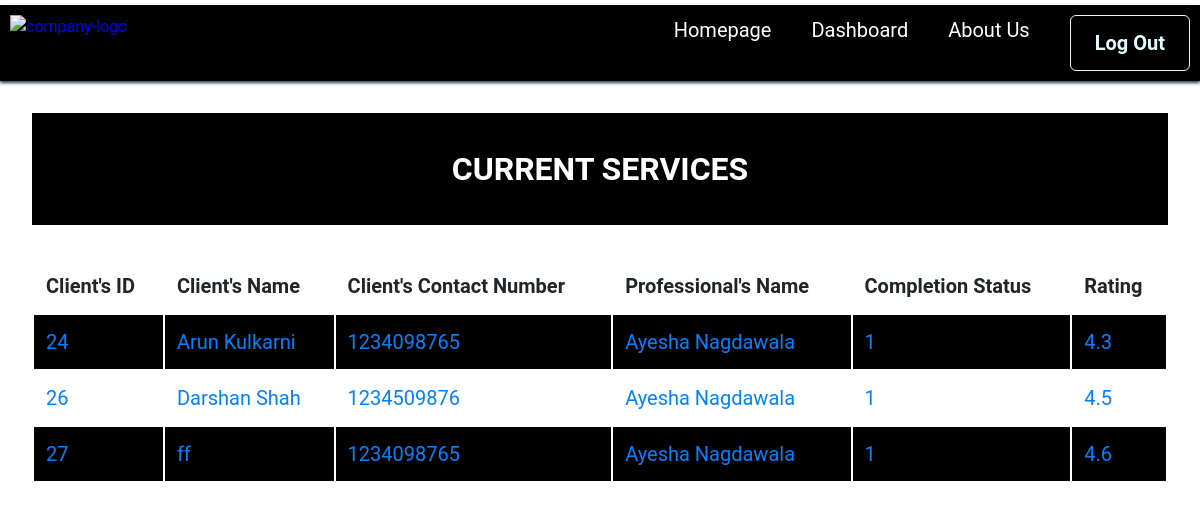
Page /myworkp (signed in) on the committed database.
### tables this page shows
CREATE TABLE req (req_id INTEGER PRIMARY KEY, prof_id, client_id, name_c, name_p, status INTEGER DEFAULT (0), complete INTEGER DEFAULT (0), rating REAL DEFAULT (3.5) NOT NULL, contact_p, contact_c);

### app.py (the view)
@app.route("/myworkp")
@login_required
def myworkp():
    id = session["user_id"]
    prof_name = db.execute("SELECT name FROM prof WHERE prof_id = ?",
                            id)[0]["name"]
    query = db.execute("SELECT * FROM req where name_p = ? AND status=1", prof_name)
    return render_template("myworkp.html", list=query)

### app.py (called while the page is built)
@app.after_request
def after_request(response):
    response.headers["Cache-Control"] = "no-cache, no-store, must-revalidate"
    response.headers["Expires"] = 0
    response.headers["Pragma"] = "no-cache"
    return response

### helpers.py (called while the page is built)
def login_required(f):
    @wraps(f)
    def decorated_function(*args, **kwargs):
        if session.get("user_id") is None:
            return redirect("/login")
        return f(*args, **kwargs)
    return decorated_function

### templates/myworkp.html (shortened to what this page needs)
<!DOCTYPE html>
<html lang="en">
    <head>
        <link href="static/table.css" rel="stylesheet">
    </head>
    <body>
        <nav>
            <div class="container flex main-nav">
                <a href="#" class="company-logo img"><img src="static\logo-no-background.png" alt="company-logo"></a>
                <div class="nav-links">
                    <ul class="flex">
                        <li><a href="/"class="hover-link">Homepage </a></li>
                        <li><a href="/workerdashboard" class="hover-link">Dashboard </a></li>
                        <li><a href="/aboutus"class="hover-link">About Us </a></li>
                        <li><a href="/logout"class="hover-link secondary-button">Log Out</a></li>
                      </ul>
                </div>
            </div>
          </nav>
            <div class="section">
<div class="header">
    <h2>CURRENT SERVICES</h2>
</div>
                <table>
                    <thead>
                        <tr>
                            <th>Client's ID</th>
                            <th>Client's Name</th>
                            <th>Client's Contact Number</th>
                            <th>Professional's Name</th>
                            <th>Completion Status</th>
                            <th>Rating</th>
                        </tr>
                    </thead>
                    <tbody>
                        {% for i in list %}
                            <tr>
                                <td>{{i.client_id}}</td>
                                <td>{{i.name_c}}</td>
                                <td>{{i.contact_c}}</td>
                                <td>{{i.name_p}}</td>
                                <td>{{i.complete}}</td>
                                <td>{{i.rating}}</td>
                            </tr>
                        {% endfor %}
                    </tbody>
                </table>
            </div>
    </body>
</html>

### static/table.css (style rules this page uses)
body { font-family: 'Roboto', sans-serif; }
* { margin: 0; padding: 0; }
:root { --primary-text-color: #000000; --secondary-text-color: #0082FF; --accent-color: #E0FBFC; --accent-color-dark: #243c53; --padding-inline-section: 20px; --background-color: #FFFFFF; }
h2 { text-align: center; font-size: 2rem; }
a { text-decoration: none; display: inline-block; }
ul { list-style: none; }
.flex { display: flex; }
.container { max-width: 1180px; margin-inline: auto; padding-inline: var(--padding-inline-section); }
.main-nav { margin-top: 5px; justify-content: space-between; }
.hover-link { color: var(--background-color); }
.secondary-button { border: 0.5px solid var(--accent-color); border-radius: 6px; font-weight: bold; color: var(--accent-color); padding: 12px 24px; transition: 0.2s ease-out; }
.main-nav { box-shadow: 0px 2px 3px var(--accent-color-dark); padding: 10px; background-color: var(--primary-text-color); }
.company-logo img { width: 100px; }
.nav-links { justify-content: space-between; font-weight: 400; font-size: 20px; }
.nav-links ul { justify-content: end; gap: 40px; }
body { background-color: #fff; color: #212529; font-size: 1rem; font-weight: 400; line-height: 1.5; margin: 0; text-align: left; }
.header { background-color: var(--primary-text-color); color: #fff; margin-bottom: 2rem; padding: 2rem 1rem; text-align: center; }
.section { padding-bottom: 1rem; padding-left: 2rem; padding-right: 2rem; padding-top: 2rem; }
table { background-color: transparent; margin-bottom: 1rem; width: 100%; }
table th, table td { padding: 0.75rem; vertical-align: middle; font-size: 20px; }
td { color: var(--secondary-text-color); }
tbody tr:nth-of-type(odd) { background-color: var(--primary-text-color); }

### rows in the picture
req: client_id "24", name_c "Arun Kulkarni", contact_c "1234098765", name_p "Ayesha Nagdawala", complete "1", rating "4.3"
req: client_id "26", name_c "Darshan Shah", contact_c "1234509876", name_p "Ayesha Nagdawala", complete "1", rating "4.5"
req: client_id "27", name_c "ff", contact_c "1234098765", name_p "Ayesha Nagdawala", complete "1", rating "4.6"
